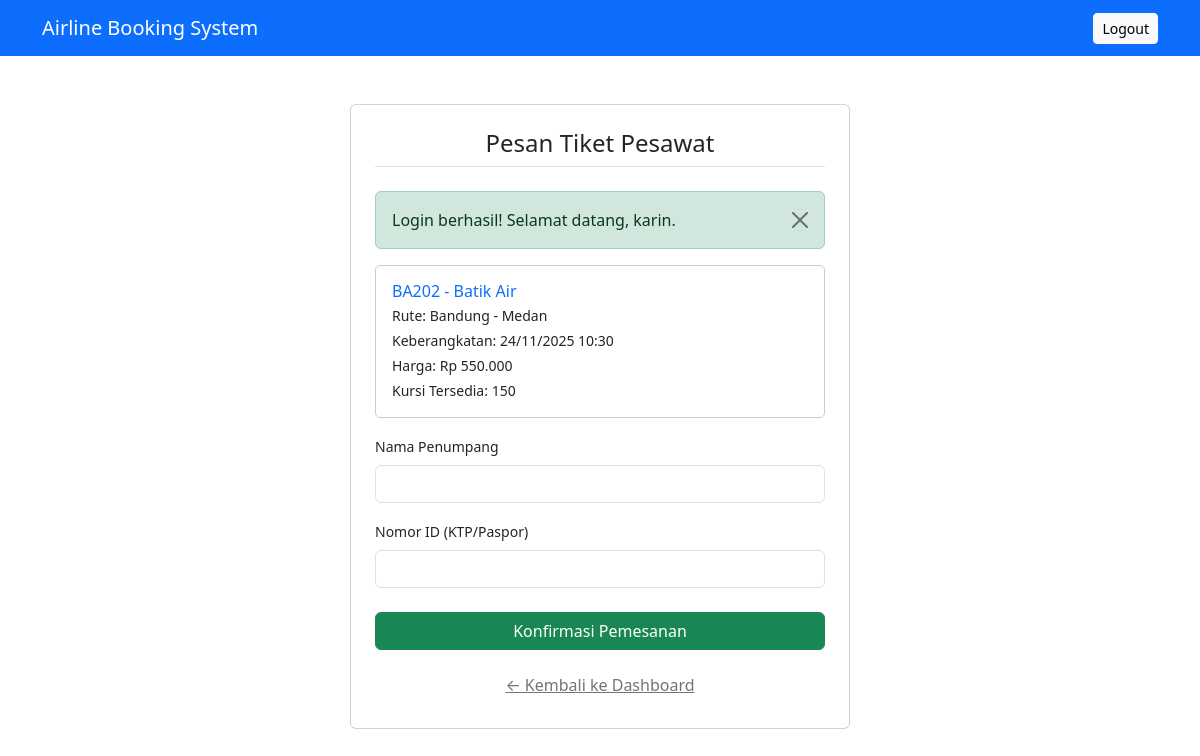
Screenshot of /user/booking.php?flight_id=2 (signed in) with the database file from the repository.
### tables this page shows
CREATE TABLE `flights` (
  `id` int(11) NOT NULL,
  `flight_no` varchar(20) NOT NULL,
  `airline_name` varchar(50) NOT NULL,
  `departure_city` varchar(50) NOT NULL,
  `destination_city` varchar(50) NOT NULL,
  `departure_time` datetime NOT NULL,
  `arrival_time` datetime DEFAULT NULL,
  `total_seats` int(11) NOT NULL,
  `seats_booked` int(11) DEFAULT 0,
  `price` int(11) NOT NULL
);

### user/booking.php (the view, shortened to what this page needs)
<?php
include('../config.php');
$flight_id = isset($_GET['flight_id']) ? intval($_GET['flight_id']) : 0;
$flight_query = "SELECT * FROM flights WHERE id = $flight_id";
$flight_result = mysqli_query($conn, $flight_query);
$flight = mysqli_fetch_assoc($flight_result);
$seats_available = $flight['total_seats'] - $flight['seats_booked'];
?>
<!DOCTYPE html>
<html lang="id">
<head>
    <link href="https://cdn.jsdelivr.net/npm/bootstrap@5.3.3/dist/css/bootstrap.min.css" rel="stylesheet">
</head>
<body>
    <nav class="navbar navbar-expand-lg navbar-dark bg-primary">
        <div class="container-fluid container">
            <a class="navbar-brand" href="../dashboard.php">Airline Booking System</a>
            <a href="../logout.php" class="btn btn-light btn-sm">Logout</a>
        </div>
    </nav>
    <div class="container my-5">
        <div class="card p-4 mx-auto" style="max-width: 500px;">
            <h4 class="card-title text-center mb-4 border-bottom pb-2">Pesan Tiket Pesawat</h4>
            <div class="p-3 mb-3" style="border: 1px solid #ccc; border-radius: 5px;">
                <h6 class="mb-1 text-primary"><?php echo $flight['flight_no'] . ' - ' . $flight['airline_name']; ?></h6>
                <p class="mb-1 small">Rute:  <?php echo $flight['departure_city'] . ' - ' . $flight['destination_city']; ?> </p>
                <p class="mb-1 small">Keberangkatan: <?php echo format_datetime($flight['departure_time']); ?></p>
                <p class="mb-1 small">Harga:  <?php echo format_price($flight['price']); ?> </p>
                <p class="mb-0 small">Kursi Tersedia:  <?php echo $seats_available; ?> </p>
            </div>
            <?php if ($seats_available > 0): ?>
                <form method="POST">
                    <div class="mb-3">
                        <label for="passenger_name" class="form-label small">Nama Penumpang</label>
                        <input type="text" class="form-control" id="passenger_name" name="passenger_name" required>
                    </div>
                    <div class="mb-4">
                        <label for="identity_number" class="form-label small">Nomor ID (KTP/Paspor)</label>
                        <input type="text" class="form-control" id="identity_number" name="identity_number" required>
                    </div>
                    <button type="submit" class="btn btn-success w-100">Konfirmasi Pemesanan</button>
                </form>
            <?php else: ?>
                <div class="alert alert-danger">Maaf, penerbangan ini sudah penuh.</div>
            <?php endif; ?>
            <a href="../dashboard.php" class="btn btn-link mt-3 text-secondary">← Kembali ke Dashboard</a>
        </div>
    </div>
</body>
</html>

### rows the page displays
flights: flight_no "BA202", airline_name "Batik Air", departure_city "Bandung", destination_city "Medan", departure_time "24/11/2025 10:30", price "Rp 550.000", total_seats "150"

### other values shown
$_SESSION['message'] "Login berhasil! Selamat datang, karin."
